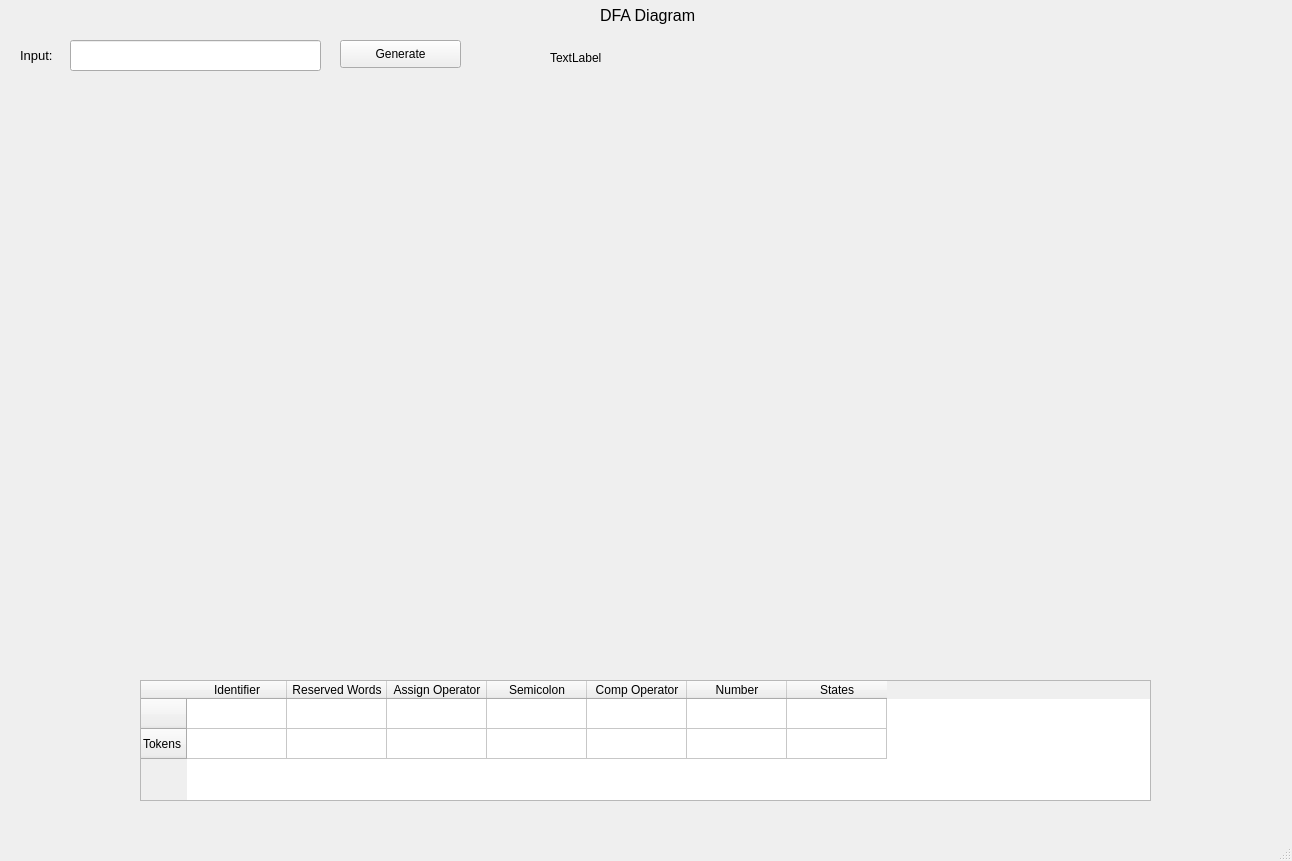
<?xml version="1.0" encoding="UTF-8"?>
<ui version="4.0">
 <class>MainWindow</class>
 <widget class="QMainWindow" name="MainWindow">
  <property name="geometry">
   <rect>
    <x>0</x>
    <y>0</y>
    <width>1292</width>
    <height>861</height>
   </rect>
  </property>
  <property name="windowTitle">
   <string>MainWindow</string>
  </property>
  <widget class="QWidget" name="centralwidget">
   <widget class="QLabel" name="label_3">
    <property name="geometry">
     <rect>
      <x>600</x>
      <y>0</y>
      <width>151</width>
      <height>31</height>
     </rect>
    </property>
    <property name="font">
     <font>
      <pointsize>12</pointsize>
     </font>
    </property>
    <property name="text">
     <string>DFA Diagram</string>
    </property>
   </widget>
   <widget class="QLabel" name="label_10">
    <property name="geometry">
     <rect>
      <x>240</x>
      <y>100</y>
      <width>821</width>
      <height>571</height>
     </rect>
    </property>
    <property name="text">
     <string/>
    </property>
    <property name="pixmap">
     <pixmap>C:/Users/Future/Downloads/MicrosoftTeams-image.png</pixmap>
    </property>
    <property name="scaledContents">
     <bool>true</bool>
    </property>
   </widget>
   <widget class="QTableWidget" name="tableWidget">
    <property name="geometry">
     <rect>
      <x>140</x>
      <y>680</y>
      <width>1011</width>
      <height>121</height>
     </rect>
    </property>
    <property name="sizePolicy">
     <sizepolicy hsizetype="Expanding" vsizetype="Expanding">
      <horstretch>0</horstretch>
      <verstretch>0</verstretch>
     </sizepolicy>
    </property>
    <property name="minimumSize">
     <size>
      <width>1011</width>
      <height>0</height>
     </size>
    </property>
    <property name="maximumSize">
     <size>
      <width>16777215</width>
      <height>192</height>
     </size>
    </property>
    <row>
     <property name="text">
      <string> </string>
     </property>
    </row>
    <row>
     <property name="text">
      <string>Tokens</string>
     </property>
    </row>
    <column>
     <property name="text">
      <string>Identifier</string>
     </property>
    </column>
    <column>
     <property name="text">
      <string>Reserved Words</string>
     </property>
    </column>
    <column>
     <property name="text">
      <string>Assign Operator</string>
     </property>
    </column>
    <column>
     <property name="text">
      <string>Semicolon</string>
     </property>
    </column>
    <column>
     <property name="text">
      <string>Comp Operator</string>
     </property>
    </column>
    <column>
     <property name="text">
      <string>Number</string>
     </property>
    </column>
    <column>
     <property name="text">
      <string>States</string>
     </property>
    </column>
   </widget>
   <widget class="QLineEdit" name="Userinput">
    <property name="geometry">
     <rect>
      <x>70</x>
      <y>40</y>
      <width>251</width>
      <height>31</height>
     </rect>
    </property>
   </widget>
   <widget class="QLabel" name="label">
    <property name="geometry">
     <rect>
      <x>20</x>
      <y>40</y>
      <width>71</width>
      <height>31</height>
     </rect>
    </property>
    <property name="font">
     <font>
      <pointsize>10</pointsize>
     </font>
    </property>
    <property name="text">
     <string>Input:</string>
    </property>
   </widget>
   <widget class="QPushButton" name="generate">
    <property name="geometry">
     <rect>
      <x>340</x>
      <y>40</y>
      <width>121</width>
      <height>28</height>
     </rect>
    </property>
    <property name="text">
     <string>Generate</string>
    </property>
   </widget>
   <widget class="QLabel" name="checkinput">
    <property name="geometry">
     <rect>
      <x>550</x>
      <y>50</y>
      <width>191</width>
      <height>16</height>
     </rect>
    </property>
    <property name="text">
     <string>TextLabel</string>
    </property>
   </widget>
  </widget>
  <widget class="QMenuBar" name="menubar">
   <property name="geometry">
    <rect>
     <x>0</x>
     <y>0</y>
     <width>1292</width>
     <height>26</height>
    </rect>
   </property>
  </widget>
  <widget class="QStatusBar" name="statusbar"/>
 </widget>
 <resources/>
 <connections/>
</ui>
